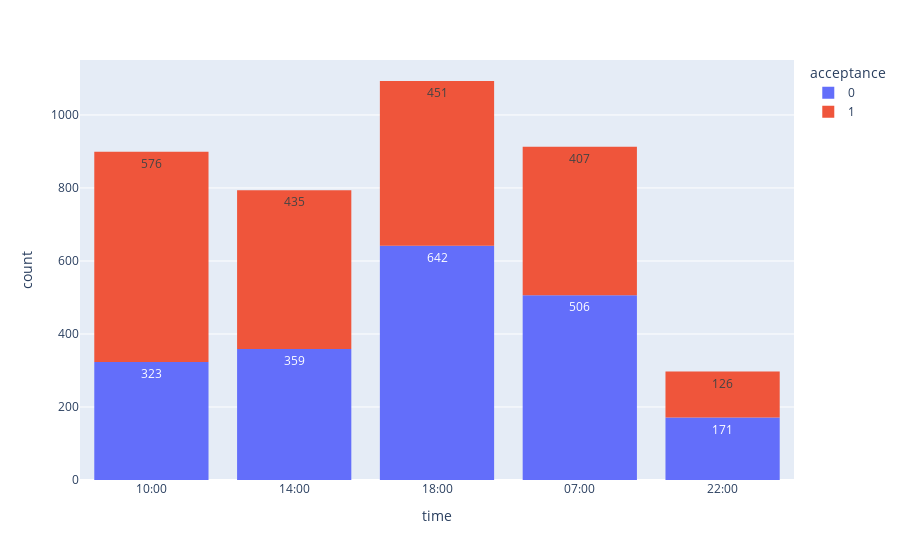

The notebook cell saved with this chart:
### Code cell
px.histogram(coffeeCouDF,x="time",color="acceptance",text_auto=True)

### Figure 1 — Plotly figure (JSON) as saved in the notebook; plotly's stock layout.template omitted (floating-point values rounded to 4 significant figures; data arrays with more than 128 entries replaced by an {"elided": "..."} marker saying what was removed)
{"data": [{"alignmentgroup": "True", "bingroup": "x", "hovertemplate": "acceptance=0<br>time=%{x}<br>count=%{y}<extra></extra>", "legendgroup": "0", "marker": {"color": "#636efa", "pattern": {"shape": ""}}, "name": "0", "offsetgroup": "0", "orientation": "v", "showlegend": true, "texttemplate": "%{value}", "type": "histogram", "x": {"elided": "2001 str values"}, "xaxis": "x", "yaxis": "y"}, {"alignmentgroup": "True", "bingroup": "x", "hovertemplate": "acceptance=1<br>time=%{x}<br>count=%{y}<extra></extra>", "legendgroup": "1", "marker": {"color": "#EF553B", "pattern": {"shape": ""}}, "name": "1", "offsetgroup": "1", "orientation": "v", "showlegend": true, "texttemplate": "%{value}", "type": "histogram", "x": {"elided": "1995 str values"}, "xaxis": "x", "yaxis": "y"}], "layout": {"autosize": true, "barmode": "relative", "legend": {"title": {"text": "acceptance"}, "tracegroupgap": 0}, "margin": {"t": 60}, "xaxis": {"anchor": "y", "autorange": true, "domain": [0, 1], "range": [-0.5, 4.5], "title": {"text": "time"}, "type": "category"}, "yaxis": {"anchor": "x", "autorange": true, "domain": [0, 1], "range": [0, 1151.0], "title": {"text": "count"}}}}
